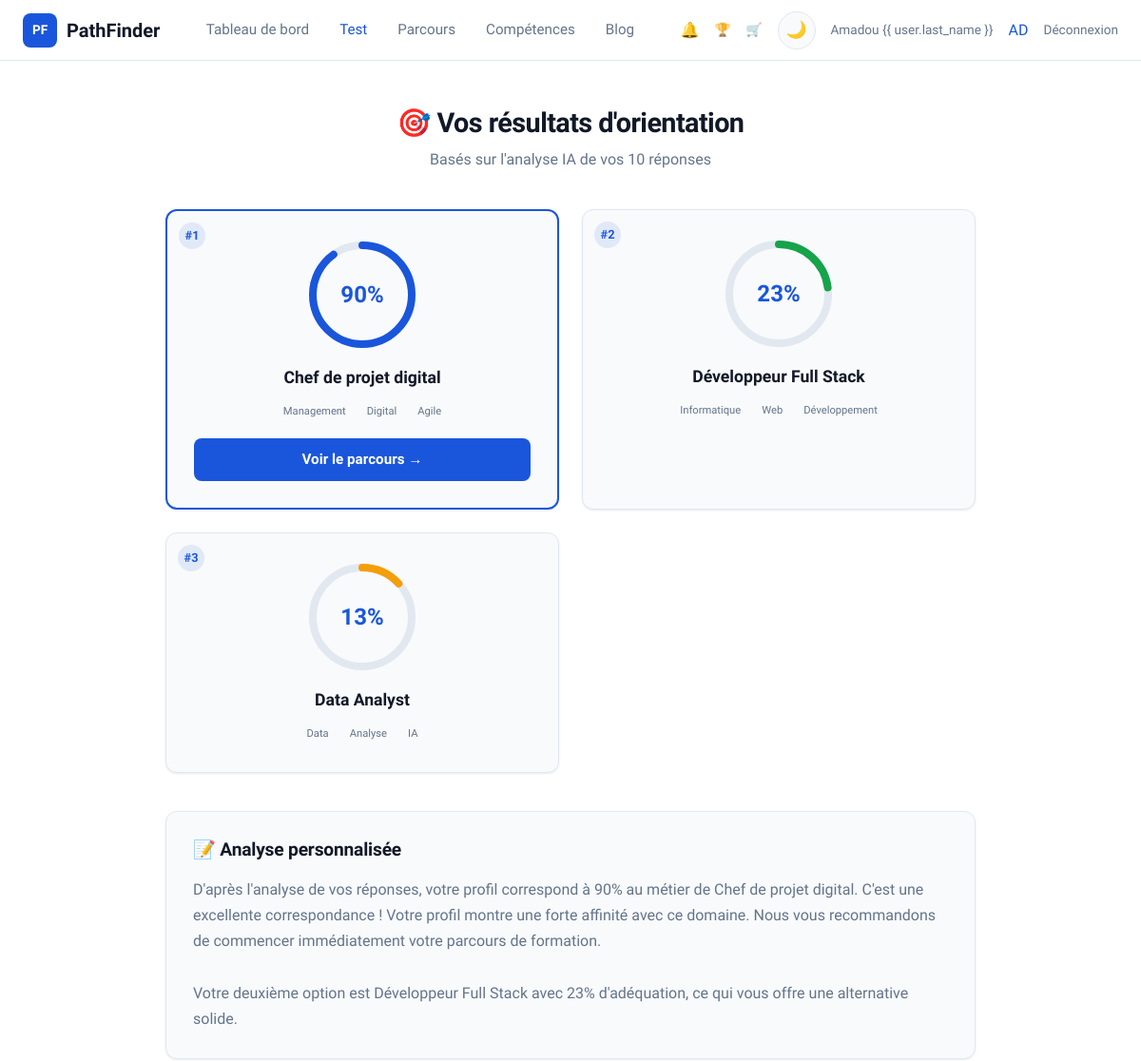
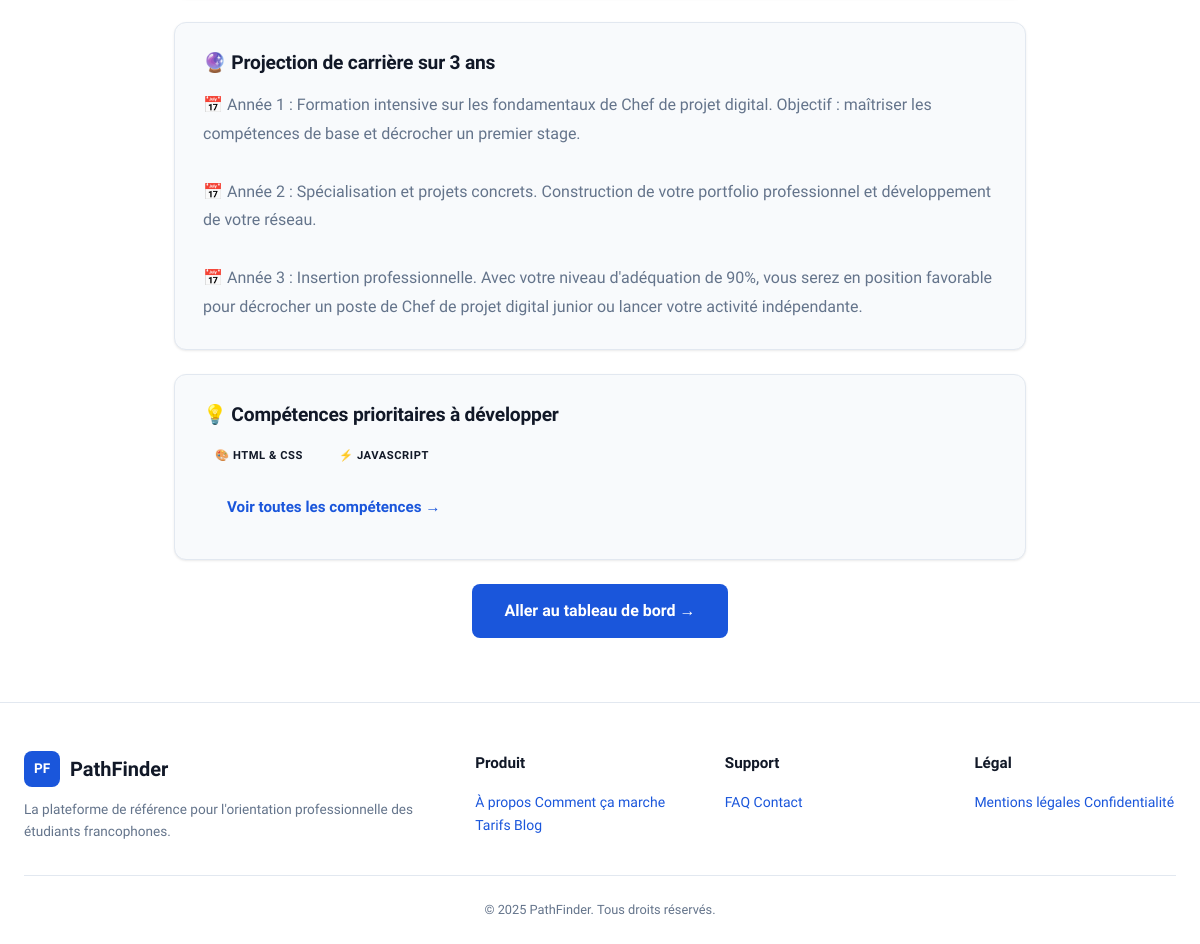
/orientation/resultats/ (signed in), run on the app's committed database (2 pictures, top to bottom).
### accounts/models.py (models this page shows, shortened)
class CustomUser(AbstractUser):
    FILIERE_CHOICES = [
        ('informatique', 'Informatique'),
        ('gestion', 'Gestion'),
        ('marketing', 'Marketing'),
        ('communication', 'Communication'),
        ('droit', 'Droit'),
        ('sciences', 'Sciences'),
        ('lettres', 'Lettres'),
        ('autre', 'Autre'),
    ]
    NIVEAU_CHOICES = [
        ('licence1', 'Licence 1'),
        ('licence2', 'Licence 2'),
        ('licence3', 'Licence 3'),
        ('master1', 'Master 1'),
        ('master2', 'Master 2'),
        ('doctorat', 'Doctorat'),
    ]
    filiere = models.CharField(max_length=100, choices=FILIERE_CHOICES, blank=True)
    niveau = models.CharField(max_length=50, choices=NIVEAU_CHOICES, blank=True)
    avatar_initials = models.CharField(max_length=3, blank=True)
    global_progress = models.FloatField(default=0.0, help_text='Progression globale 0-100%')
    total_xp = models.IntegerField(default=0)
    level = models.IntegerField(default=1)
    class Meta:
        verbose_name = 'Utilisateur'
        verbose_name_plural = 'Utilisateurs'
    @property
    def level_name(self):
        names = {1: 'Explorateur', 2: 'Apprenti', 3: 'Pratiquant',
                 4: 'Confirmé', 5: 'Expert', 6: 'Mentor', 7: 'Architecte'}
        return names.get(min(self.level, 7), 'Architecte')
    @property
    def level_icon(self):
        icons = {1: '🌱', 2: '📘', 3: '⚡', 4: '🎯', 5: '🏆', 6: '💎', 7: '👑'}
        return icons.get(min(self.level, 7), '👑')

### orientation/models.py (models this page shows, shortened)
class OrientationResult(models.Model):
    user = models.ForeignKey(settings.AUTH_USER_MODEL, on_delete=models.CASCADE, related_name='orientation_results')
    scores = models.JSONField(
        default=dict,
        help_text='Scores par carrière: {"fullstack": 92, "chef_projet": 78, ...}'
    )
    recommended_career = models.ForeignKey(
        'parcours.CareerPath', on_delete=models.SET_NULL, null=True, blank=True,
        related_name='recommended_for'
    )
    summary = models.TextField(blank=True, verbose_name='Résumé personnalisé')
    career_projection_3y = models.TextField(blank=True, verbose_name='Projection carrière 3 ans')
    priority_skills = models.JSONField(default=list, help_text='Compétences prioritaires')
    selected_choices = models.JSONField(default=dict, help_text='Réponses: {question_id: choice_id}')
    created_at = models.DateTimeField(auto_now_add=True)
    class Meta:
        ordering = ['-created_at']
        verbose_name = 'Résultat d\'orientation'
        verbose_name_plural = 'Résultats d\'orientation'

### parcours/models.py (models this page shows, shortened)
class CareerPath(models.Model):
    slug = models.SlugField(unique=True)
    title = models.CharField(max_length=200, verbose_name='Titre')
    description = models.TextField(verbose_name='Description')
    tags = models.JSONField(default=list, help_text='Ex: ["Informatique", "Web"]')
    icon = models.CharField(max_length=10, default='💼')
    skills = models.ManyToManyField('competences.Skill', blank=True, related_name='career_paths')
    class Meta:
        verbose_name = 'Parcours de carrière'
        verbose_name_plural = 'Parcours de carrière'

### orientation/views.py (the view)
# urls.py: path('resultats/', views.results_view, name='results'),
@login_required
def results_view(request):
    result = OrientationResult.objects.filter(user=request.user).first()
    if not result:
        messages.info(request, 'Vous n\'avez pas encore passé le test d\'orientation.')
        return redirect('orientation:test')
    top_careers = []
    for slug, pct in list(result.scores.items())[:3]:
        try:
            career = CareerPath.objects.get(slug=slug)
            top_careers.append({'career': career, 'percentage': pct, 'slug': slug})
        except CareerPath.DoesNotExist:
            top_careers.append({'career': None, 'percentage': pct, 'slug': slug})
    context = {
        'result': result,
        'top_careers': top_careers,
    }
    return render(request, 'orientation/resultats.html', context)

### core/context_processors.py (called while the page is built)
def global_context(request):
    context = {}
    if request.user.is_authenticated:
        from notifications.models import Notification
        context['unread_notifications_count'] = Notification.objects.filter(
            user=request.user, is_read=False
        ).count()
        context['user_level_name'] = request.user.level_name
        context['user_level_icon'] = request.user.level_icon
    return context

### templates/orientation/resultats.html (shortened to what this page needs)
{% extends "base.html" %}
{% block content %}
<main class="main">
    <div class="container" style="max-width:900px;">
        <div class="results-header animate-in">
            <h1>🎯 Vos résultats d'orientation</h1>
            <p>Basés sur l'analyse IA de vos {{ result.selected_choices|length }} réponses</p>
        </div>
        <div class="careers-grid">
            {% for item in top_careers %}
            <div class="card career-card animate-in">
                <div class="rank">#{{ forloop.counter }}</div>
                <div class="circle-progress">
                    <svg width="120" height="120" viewBox="0 0 120 120">
                        <circle cx="60" cy="60" r="52" fill="none" stroke="var(--border)" stroke-width="8" />
                        <circle cx="60" cy="60" r="52" fill="none"
                            stroke="{% if forloop.counter == 1 %}var(--primary){% elif forloop.counter == 2 %}var(--success){% else %}#f59e0b{% endif %}"
                            stroke-width="8" stroke-linecap="round"
                            stroke-dasharray="{{ item.percentage|floatformat:0 }}% 999"
                            style="stroke-dasharray: {% widthratio item.percentage 100 327 %} 327;" />
                    </svg>
                    <div class="pct">{{ item.percentage }}%</div>
                </div>
                <h3>{% if item.career %}{{ item.career.title }}{% else %}{{ item.slug }}{% endif %}</h3>
                {% if item.career %}
                <div class="tags">
                    {% for tag in item.career.tags %}<span>{{ tag }}</span>{% endfor %}
                </div>
                {% endif %}
                {% if forloop.first %}
                <a href="{% url 'parcours:career' %}" class="btn btn-primary btn-full" style="margin-top:16px;">Voir le
                    parcours →</a>
                {% endif %}
            </div>
            {% endfor %}
        </div>
        <div class="card summary-card animate-in">
            <h2>📝 Analyse personnalisée</h2>
            <p>{{ result.summary }}</p>
        </div>
        {% if result.career_projection_3y %}
        <div class="card projection-card animate-in">
            <h2>🔮 Projection de carrière sur 3 ans</h2>
            <p>{{ result.career_projection_3y }}</p>
        </div>
        {% endif %}
        {% if result.priority_skills %}
        <div class="card summary-card animate-in">
            <h2>💡 Compétences prioritaires à développer</h2>
            <div style="display:flex;gap:12px;flex-wrap:wrap;margin-top:12px;">
                {% for skill in result.priority_skills %}
                <span class="badge badge-primary">{{ skill.icon }} {{ skill.name }}</span>
                {% endfor %}
            </div>
            <a href="{% url 'competences:list' %}" class="btn btn-outline" style="margin-top:16px;">Voir toutes les
                compétences →</a>
        </div>
        {% endif %}
        <div style="text-align:center;margin-top:24px;">
            <a href="{% url 'accounts:dashboard' %}" class="btn btn-primary btn-lg">Aller au tableau de bord →</a>
        </div>
    </div>
</main>
{% endblock %}

### templates/includes/navbar.html (shortened to what this page needs)
{% load static %}
<nav class="navbar">
    <div class="container">
        <a href="{% url 'core:home' %}" class="navbar-logo">
            <div class="logo-icon">PF</div>
            PathFinder
        </a>
        <div class="navbar-menu">
            {% if user.is_authenticated %}
            <a href="{% url 'accounts:dashboard' %}"
                class="{% if request.resolver_match.url_name == 'dashboard' %}active{% endif %}">Tableau de bord</a>
            <a href="{% url 'orientation:test' %}"
                class="{% if request.resolver_match.app_name == 'orientation' %}active{% endif %}">Test</a>
            <a href="{% url 'parcours:career' %}"
                class="{% if request.resolver_match.app_name == 'parcours' %}active{% endif %}">Parcours</a>
            <a href="{% url 'competences:list' %}"
                class="{% if request.resolver_match.app_name == 'competences' %}active{% endif %}">Compétences</a>
            <a href="{% url 'blog:list' %}"
                class="{% if request.resolver_match.app_name == 'blog' %}active{% endif %}">Blog</a>
            {% else %}
            <a href="{% url 'core:home' %}">Accueil</a>
            <a href="{% url 'core:home' %}#fonctionnement">Fonctionnement</a>
            <a href="{% url 'core:home' %}#tarifs">Tarifs</a>
            <a href="{% url 'core:contact' %}">Contact</a>
            {% endif %}
        </div>
        <div class="navbar-actions">
            {% if user.is_authenticated %}
            <a href="{% url 'notifications:list' %}" style="position:relative;color:var(--text-secondary);">
                🔔
            </a>
            <a href="{% url 'gamification:leaderboard' %}" style="color:var(--text-secondary);font-size:0.85rem;"
                title="Classement">🏆</a>
            <a href="{% url 'gamification:shop' %}" style="color:var(--text-secondary);font-size:0.85rem;"
                title="Boutique">🛒</a>
            <button class="theme-toggle" aria-label="Changer le thème">🌙</button>
            <span style="color:var(--text-secondary);font-size:0.85rem;">{{ user.first_name }} {{ user.last_name
                }}</span>
            <a href="{% url 'gamification:profile' %}" style="text-decoration:none;">
                <div class="avatar" title="{{ user.total_xp }} XP — {{ user.level_name }}">{{ user.avatar_initials }}
                </div>
            </a>
            <a href="{% url 'accounts:logout' %}" style="color:var(--text-secondary);font-size:0.85rem;">Déconnexion</a>
            {% else %}
            <button class="theme-toggle" aria-label="Changer le thème">🌙</button>
            <a href="{% url 'accounts:login' %}" class="btn btn-outline btn-sm">Connexion</a>
            <a href="{% url 'accounts:register' %}" class="btn btn-primary btn-sm">Commencer</a>
            {% endif %}
        </div>
    </div>
</nav>

### static/css/shared.css (style rules this page uses)
:root { --bg-page: #ffffff; --bg-card: #f8fafc; --bg-input: #ffffff; --primary: #1a56db; --primary-hover: #1648b8; --success: #16a34a; --success-light: #dcfce7; --amber: #f59e0b; --amber-light: #fef3c7; --red: #ef4444; --text-primary: #111827; --text-secondary: #64748b; --text-on-primary: #ffffff; --border: #e2e8f0; --shadow: 0 1px 3px rgba(0, 0, 0, 0.06), 0 1px 2px rgba(0, 0, 0, 0.04); --shadow-md: 0 4px 6px rgba(0, 0, 0, 0.05), 0 2px 4px rgba(0, 0, 0, 0.04); --shadow-lg: 0 10px 25px rgba(0, 0, 0, 0.06), 0 4px 10px rgba(0, 0, 0, 0.04); --radius-sm: 8px; --radius-md: 12px; --radius-lg: 16px; --radius-full: 9999px; --nav-height: 64px; --max-width: 1280px; --font: 'Lexend', sans-serif; }
*, *::before, *::after { box-sizing: border-box; margin: 0; padding: 0; }
html { scroll-behavior: smooth; }
body { font-family: var(--font); font-weight: 400; line-height: 1.6; color: var(--text-primary); background-color: var(--bg-page); transition: background-color 0.3s ease, color 0.3s ease; -webkit-font-smoothing: antialiased; }
a { color: var(--primary); text-decoration: none; transition: color 0.2s; }
h1 { font-size: 2.5rem; font-weight: 700; line-height: 1.2; letter-spacing: -0.02em; }
h2 { font-size: 2rem; font-weight: 700; line-height: 1.25; letter-spacing: -0.01em; }
h3 { font-size: 1.25rem; font-weight: 600; line-height: 1.3; }
.container { max-width: var(--max-width); margin: 0 auto; padding: 0 24px; }
.navbar { position: sticky; top: 0; z-index: 100; background: var(--bg-page); border-bottom: 1px solid var(--border); backdrop-filter: blur(12px); height: var(--nav-height); transition: background-color 0.3s; }
.navbar .container { display: flex; align-items: center; justify-content: space-between; height: 100%; }
.navbar-logo { display: flex; align-items: center; gap: 10px; font-weight: 700; font-size: 1.25rem; color: var(--text-primary); text-decoration: none; }
.navbar-logo .logo-icon { width: 36px; height: 36px; background: var(--primary); border-radius: var(--radius-sm); display: flex; align-items: center; justify-content: center; color: white; font-weight: 700; font-size: 0.85rem; }
.navbar-menu { display: flex; align-items: center; gap: 32px; }
.navbar-menu a { color: var(--text-secondary); font-weight: 500; font-size: 0.95rem; transition: color 0.2s; text-decoration: none; }
.navbar-menu a:hover, .navbar-menu a.active { color: var(--primary); }
.navbar-actions { display: flex; align-items: center; gap: 16px; }
.theme-toggle { width: 40px; height: 40px; border-radius: 50%; border: 1px solid var(--border); background: var(--bg-card); cursor: pointer; display: flex; align-items: center; justify-content: center; font-size: 1.1rem; transition: all 0.2s; color: var(--text-secondary); }
.btn { display: inline-flex; align-items: center; justify-content: center; gap: 8px; padding: 12px 24px; border-radius: var(--radius-sm); font-family: var(--font); font-weight: 600; font-size: 0.95rem; border: none; cursor: pointer; transition: all 0.2s ease; text-decoration: none; line-height: 1.4; }
.btn-primary { background: var(--primary); color: var(--text-on-primary); }
.btn-lg { padding: 16px 32px; font-size: 1rem; }
.btn-full { width: 100%; }
.card { background: var(--bg-card); border: 1px solid var(--border); border-radius: var(--radius-md); padding: 24px; transition: all 0.2s ease; box-shadow: var(--shadow); }
.badge { display: inline-flex; align-items: center; gap: 4px; padding: 4px 12px; border-radius: var(--radius-full); font-size: 0.7rem; font-weight: 600; text-transform: uppercase; letter-spacing: 0.05em; }
.animate-in { animation: fadeInUp 0.5s ease forwards; }

### data on the page
CustomUser: first_name "Amadou", avatar_initials "AD"
OrientationResult: selected_choices|length "10", summary "D'après l'analyse de vos réponses, votre profil correspond à 90% au métier de Chef de projet digital. C'est une excellente correspondance ! Votre profil montre une forte affinité avec ce domaine. Nous vous recommandons de commencer immédiatement votre parcours de formation. Votre deuxième option est Développeur Full Stack avec 23% d'adéquation, ce qui vous offre une alternative solide.", career_projection_3y "📅 Année 1 : Formation intensive sur les fondamentaux de Chef de projet digital. Objectif : maîtriser les compétences de base et décrocher un premier stage. 📅 Année 2 : Spécialisation et projets concrets. Construction de votre portfolio professionnel et développement de votre réseau. 📅 Année 3 : Insertion professionnelle. Avec votre niveau d'adéquation de 90%, vous serez en position favorable pour décrocher un poste de Chef de projet digital junior ou lancer votre activité indépendante."
CareerPath: percentage "90", career "Chef de projet digital", tags "Management" "Digital" "Agile", shows "Voir le parcours →"
CareerPath: percentage "23", career "Développeur Full Stack", tags "Informatique" "Web" "Développement"
CareerPath: percentage "13", career "Data Analyst", tags "Data" "Analyse" "IA"

### other printed values
{{ skill.icon }} "🎨" "⚡"
{{ skill.name }} "HTML & CSS" "JAVASCRIPT"
